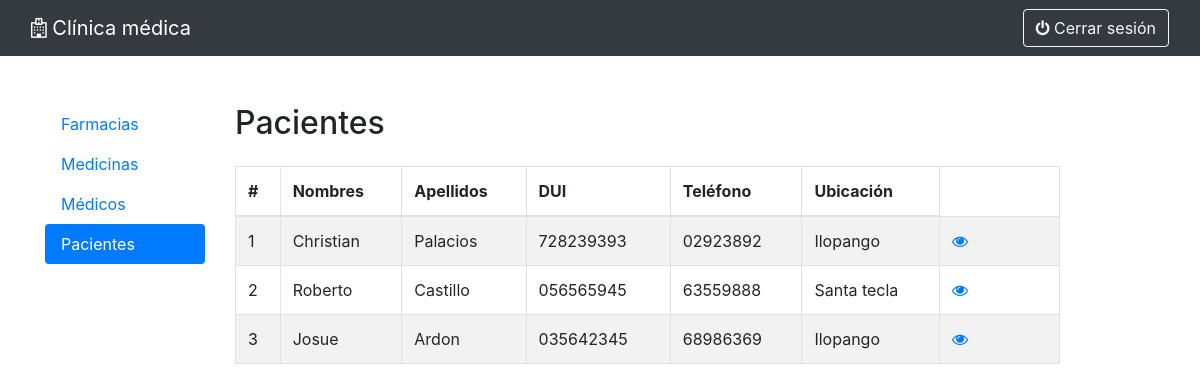
Page /pacientes/index.php on the committed database.
### tables this page shows
CREATE TABLE `pacientes` (
  `id` int(11) NOT NULL,
  `nombres` varchar(100) NOT NULL,
  `apellidos` varchar(100) NOT NULL,
  `dui` varchar(9) DEFAULT NULL,
  `telefono` varchar(8) DEFAULT NULL,
  `ubicacion` varchar(100) DEFAULT NULL
);

### pacientes/index.php (the view, shortened to what this page needs)
<?php
require_once "../config.php";
?>
<!DOCTYPE html>
<html lang="en">
<head>
    <link rel="stylesheet" href="https://stackpath.bootstrapcdn.com/bootstrap/4.5.2/css/bootstrap.min.css">
    <link rel="stylesheet" href="https://maxcdn.bootstrapcdn.com/font-awesome/4.7.0/css/font-awesome.min.css">
</head>
<body>
<nav class="navbar navbar-dark bg-dark">
    <div class="container-fluid">
        <a class="navbar-brand" style="color:white"><i class="fa fa-hospital-o"></i> Clínica médica</a>
        <div class="d-flex">
            <a href="../logout.php?location=medicinas" class="btn btn-outline-light pull-right"><i class="fa fa-power-off"></i> Cerrar sesión</a>
        </div>
    </div>
</nav>
<div class="container">
    <div class="row">
        <div class="col-2 mt-5 mb-3 clearfix">
            <ul class="nav flex-column nav-pills justify-content-center">
                <li class="nav-item">
                    <a class="nav-link" href="../farmacias/index.php">Farmacias</a>
                </li>
                <li class="nav-item">
                    <a class="nav-link" href="../medicinas/index.php">Medicinas</a>
                </li>
                <li class="nav-item">
                    <a class="nav-link" href="../medicos/index.php">Médicos</a>
                </li>
                <li class="nav-item">
                    <a class="nav-link active" href="index.php">Pacientes</a>
                </li>
            </ul>
        </div>
        <div class="col-9">
            <div class="row">
                <div class="col-md-12">
                    <div class="mt-5 mb-3 clearfix">
                        <h2 class="pull-left">Pacientes</h2>
                    </div>
                    <?php
                    $sql = "SELECT * FROM pacientes";
                    if ($result = mysqli_query($link, $sql)) {
                        if (mysqli_num_rows($result) > 0) {
                            echo '<table class="table table-bordered table-striped">';
                            echo "<thead>";
                            echo "<tr>";
                            echo "<th>#</th>";
                            echo "<th>Nombres</th>";
                            echo "<th>Apellidos</th>";
                            echo "<th>DUI</th>";
                            echo "<th>Teléfono</th>";
                            echo "<th>Ubicación</th>";
                            echo "</tr>";
                            echo "</thead>";
                            echo "<tbody>";
                            while ($row = mysqli_fetch_array($result)) {
                                echo "<tr>";
                                echo "<td>" . $row['id'] . "</td>";
                                echo "<td>" . $row['nombres'] . "</td>";
                                echo "<td>" . $row['apellidos'] . "</td>";
                                echo "<td>" . $row['dui'] . "</td>";
                                echo "<td>" . $row['telefono'] . "</td>";
                                echo "<td>" . $row['ubicacion'] . "</td>";
                                echo "<td>";
                                echo '<a href="read.php?id=' . $row['id'] . '" class="mr-3" title="View Record" data-toggle="tooltip"><span class="fa fa-eye"></span></a>';
                                echo "</td>";
                                echo "</tr>";
                            }
                            echo "</tbody>";
                            echo "</table>";
                        } else {
                            echo '<div class="alert alert-danger"><em>No se encontraron resultados.</em></div>';
                        }
                    } else {
                        echo "Hubo un error al obtener los pacientes.";
                    }
                    ?>
                </div>
            </div>
        </div>
    </div>
</div>
</body>
</html>

### pacientes/index.php (style rules this page uses)
table tr td:last-child { width: 120px; }

### rows in the picture
pacientes: id "1", nombres "Christian", apellidos "Palacios", dui "728239393", telefono "02923892", ubicacion "Ilopango"
pacientes: id "2", nombres "Roberto", apellidos "Castillo", dui "056565945", telefono "63559888", ubicacion "Santa tecla"
pacientes: id "3", nombres "Josue", apellidos "Ardon", dui "035642345", telefono "68986369", ubicacion "Ilopango"
